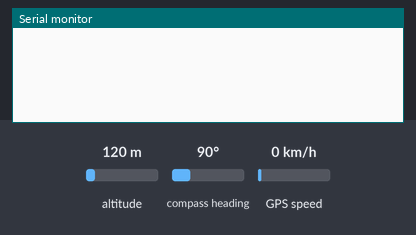
The sketch below on a simulated Arduino Uno, built with avr-gcc and run on an emulated ATmega328P. On the bench: the last lines printed to the serial monitor. The test bench sets the inputs (shaded band); at power-on: GPS speed 0 km/h, altitude 120 m, compass heading 90°. The GPS gets a fix after 3 s at 37.7749, -122.4194 with 8 satellites.

Above: at 1.2 s.
1.3 s: GPS speed set to 2 km/h
At 3.9 s:
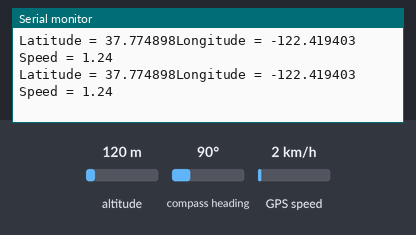
4.5 s: GPS speed set to 30 km/h
At 5.9 s:
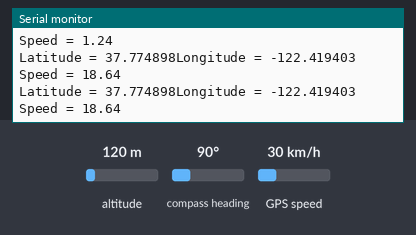

Measured:
- after the input at 1.3 s, the serial monitor: prints a new line after 1.8 s (image 1)
- after the input at 4.5 s, the serial monitor: prints a new line after 0.57 s (image 2)

The sketch:

gps_loc_test.ino
```cpp
#include <TinyGPS++.h>
#include <SoftwareSerial.h>

static const int RXPin = 3, TXPin =4;
static const uint32_t GPSBaud = 9600;

TinyGPSPlus gps;

SoftwareSerial ss(RXPin, TXPin);

void setup() {
  Serial.begin(9600);
  ss.begin(GPSBaud);
}

void loop() {
  if(ss.available()>0){
    gps.encode(ss.read());
    if(gps.location.isUpdated()){
      Serial.print("Latitude = ");
      Serial.print(gps.location.lat(),6);
      Serial.print("Longitude = ");
      Serial.println(gps.location.lng(),6);
      Serial.print("Speed = ");
      Serial.println(gps.speed.mph());
    }

  }
}
```
